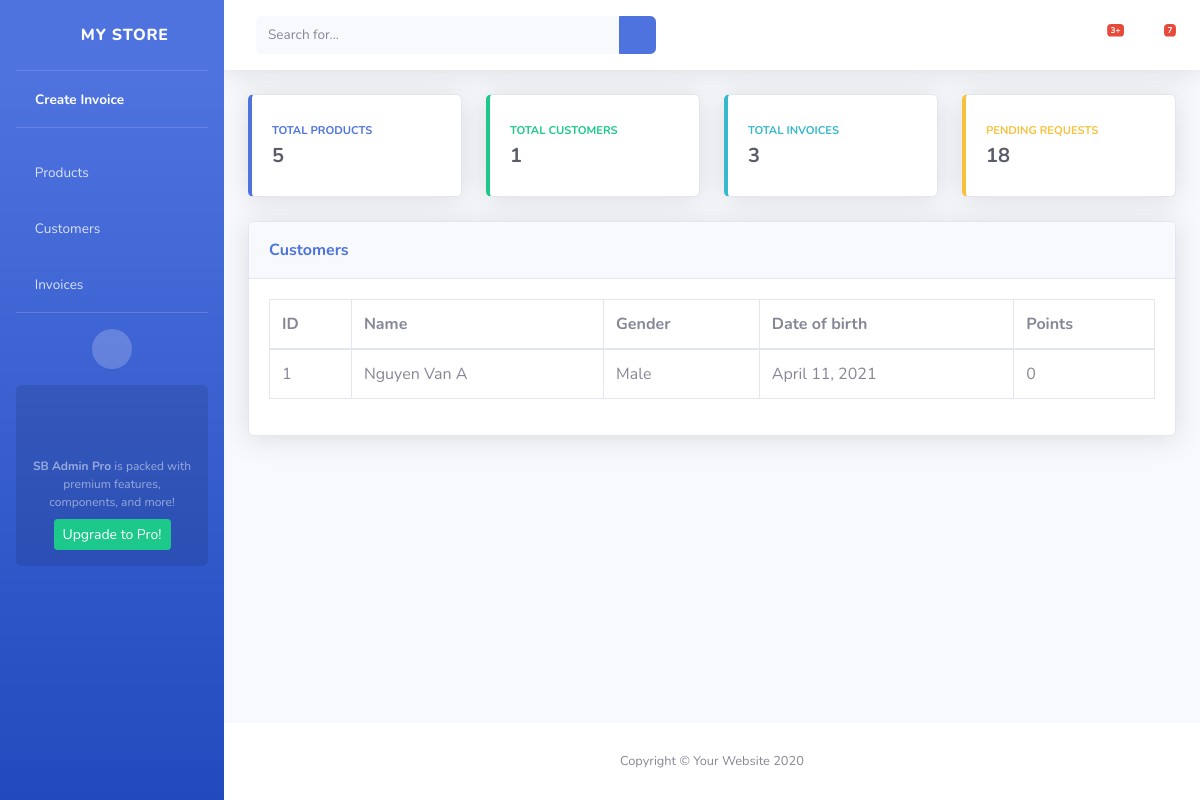
/view_customer/, run on the app's committed database.
### invoice/models.py (models this page shows, shortened)
class Customer(models.Model):
    GENDER_CHOICES = (
        ('Male', 'Male'),
        ('Female', 'Female'),
        ('Others', 'Others'),
    )
    customer_name = models.CharField(max_length=255)
    customer_gender = models.CharField(max_length=50, choices=GENDER_CHOICES)
    customer_dob = models.DateField()
    customer_points = models.IntegerField()

### invoice/views.py (the view)
# urls.py: path('view_customer/', views.view_customer, name='view_customer'),
def view_customer(request):
    total_product = Product.objects.count()
    total_customer = Customer.objects.count()
    total_invoice = Invoice.objects.count()
    customer = Customer.objects.all()
    context = {
        'total_product': total_product,
        'total_customer': total_customer,
        'total_invoice': total_invoice,
        'customer': customer,
    }
    return render(request, 'invoice/view_customer.html', context)

### invoice/templates/invoice/view_customer.html
{% extends "invoice/base/base.html" %}
{% block content %}
<div class="row">
    <div class="col-xl-12 col-lg-7">
        <div class="card shadow mb-4">
            <div class="card-header py-3 d-flex flex-row align-items-center justify-content-between">
                <label class="m-0 font-weight-bold text-primary">Customers</label>
            </div>
            <div class="card-body">
                <div class="table-responsive">
                    <table class="table table-bordered" id="dataTable" width="100%" cellspacing="0">
                        <thead>
                            <tr>
                                <th>ID</th>
                                <th>Name</th>
                                <th>Gender</th>
                                <th>Date of birth</th>
                                <th>Points</th>
                            </tr>
                        </thead>
                        <tbody>
                            {% for i in customer %}
                            <tr>
                                <td>{{i.id}}</td>
                                <td>{{i.customer_name}}</td>
                                <td>{{i.customer_gender}}</td>
                                <td>{{i.customer_dob}}</td>
                                <td>{{i.customer_points}}</td>
                            </tr>
                            {% endfor %}
                        </tbody>
                    </table>
                </div>
            </div>
        </div>
    </div>
</div>
{% endblock %}

### data on the page
Customer: id "1", customer_name "Nguyen Van A", customer_gender "Male", customer_dob "April 11, 2021", customer_points "0"

### other printed values
{{ total_product }} "5"
{{ total_customer }} "1"
{{ total_invoice }} "3"
